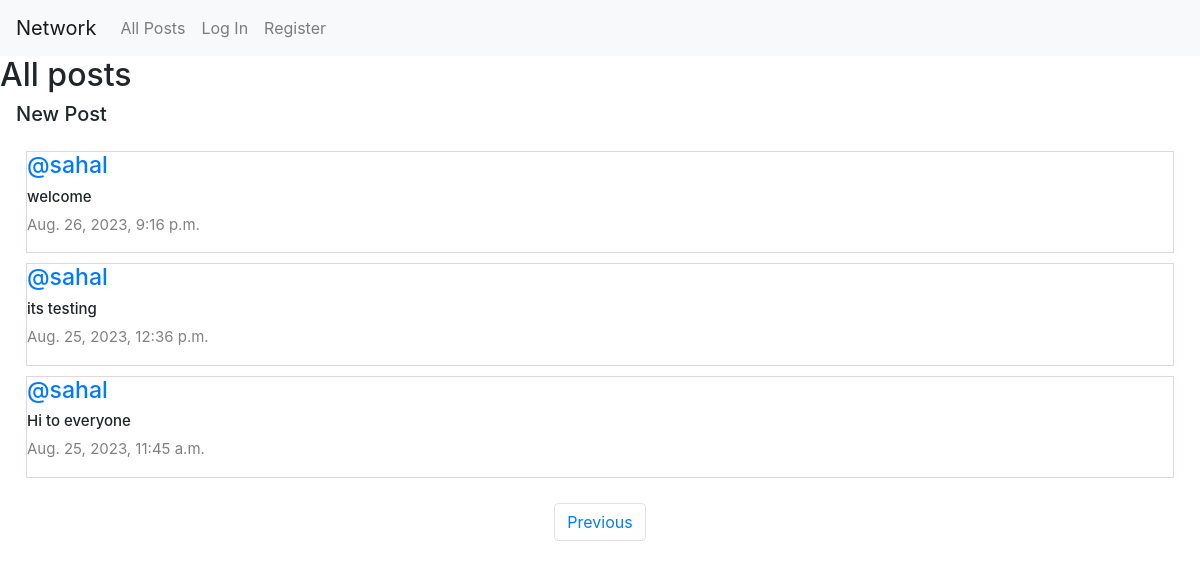
Screenshot of /?page=2 with the database file from the repository.
### network/models.py (models this page shows, shortened)
class Post(models.Model):
    content= models.CharField(max_length=140);
    user = models.ForeignKey(User, on_delete=models.CASCADE, related_name="author")
    date = models.DateTimeField(auto_now=True)

class User(AbstractUser):
    pass

### network/views.py (the view)
# urls.py: path("", views.index, name="index"),
def index(request):
    allPosts = Post.objects.all().order_by("id").reverse()
    paginator = Paginator(allPosts, 10)
    page_number = request.GET.get('page')
    posts_of_the_page = paginator.get_page(page_number)
    allLikes = Like.objects.all()
    whoYouLiked = []
    try:
        for like in allLikes:
            if like.user.id == request.user.id:
                whoYouLiked.append(like.post.id)
    except:
        whoYouLiked = []
    return render(request, "network/index.html",{
        "allPosts": allPosts,
        "posts_of_the_page": posts_of_the_page,
        "whoYouLiked":whoYouLiked
    })

### network/templates/network/index.html (shortened to what this page needs)
{% extends "network/layout.html" %}
{% block body %}
    <h2>All posts</h2>
    <div class="new-post mx-3">
        <h5>New Post</h5>
    </div>
    <div class="all-posts mx-3">
        {% for post in posts_of_the_page %}
            <div class="post">
                <h5 class="username"><a href="{% url 'profile' user_id=post.user.id %}">@{{ post.user}}</a></h5>
                <h6 class ="content" id="content_{{ post.id }}">{{post.content}}</h6>
                <p class="date">{{post.date}}</p>
            </div>
         {% endfor %}
    </div>
    <nav aria-label="Page navigation example">
        <ul class="pagination d-flex justify-content-center">
            {% if posts_of_the_page.has_previous%}
          <li class="page-item"><a class="page-link" href="?page={{ posts_of_the_page.previous_page_number}}">Previous</a></li>
            {%endif%}
        </ul>
    </nav>
{% endblock %}

### network/static/network/styles.css (style rules this page uses)
.all-posts { display: flex; justify-content: flex-start; flex-direction: column; margin: 20px; }
.post { border: 0.1px solid rgb(226, 214, 214); display: flex; justify-content: center; flex-direction: column; box-sizing: border-box; margin: 5px 10px; }
.content { font-size: 15px; }
.username { font-size: 23px; }
.date { color: gray; font-size: 15px; }

### rows the page displays
Post: user "sahal", content "welcome", date "Aug. 26, 2023, 9:16 p.m."
Post: user "sahal", content "its testing", date "Aug. 25, 2023, 12:36 p.m."
Post: user "sahal", content "Hi to everyone", date "Aug. 25, 2023, 11:45 a.m."
